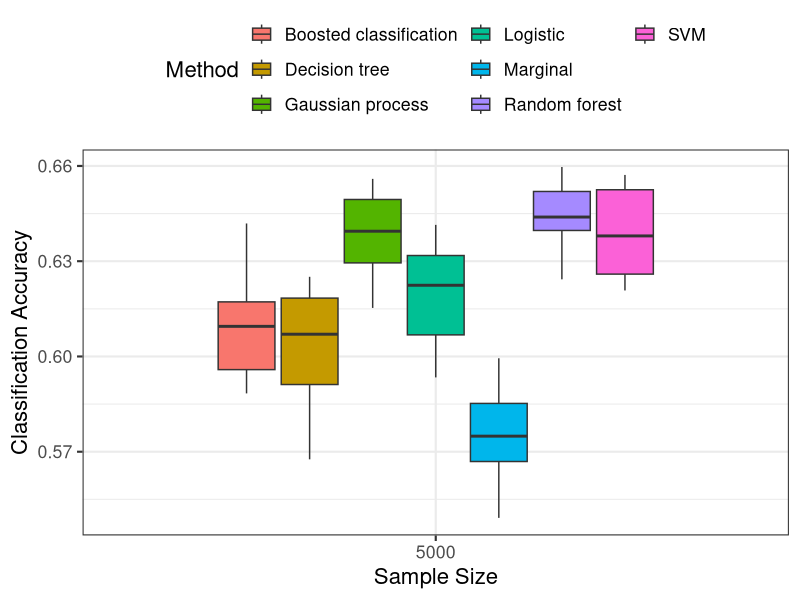
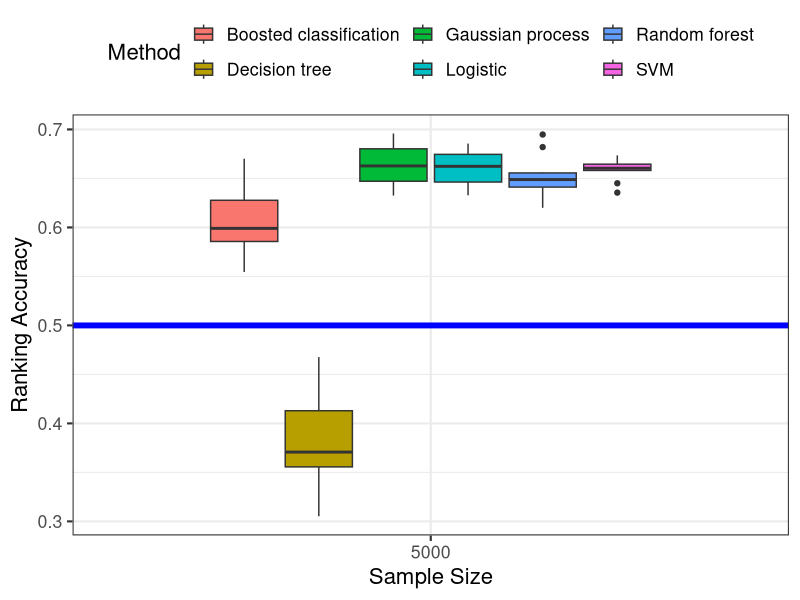
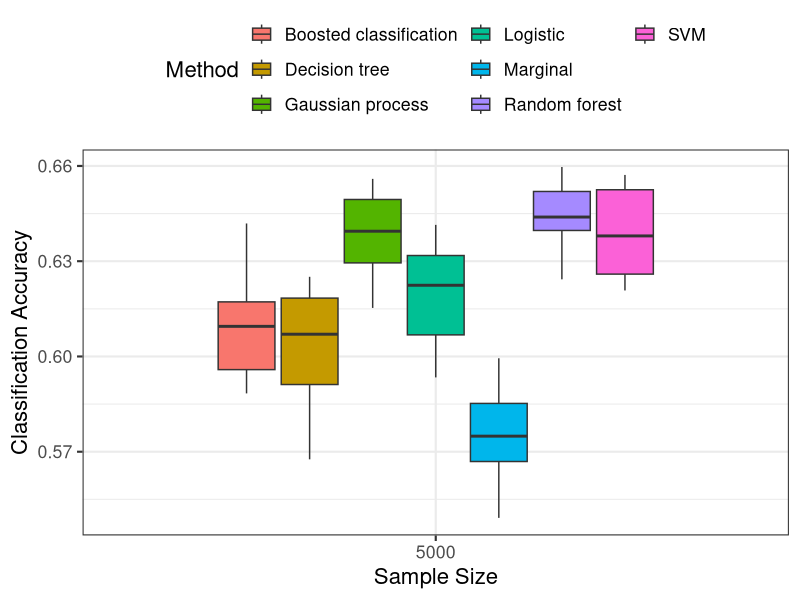
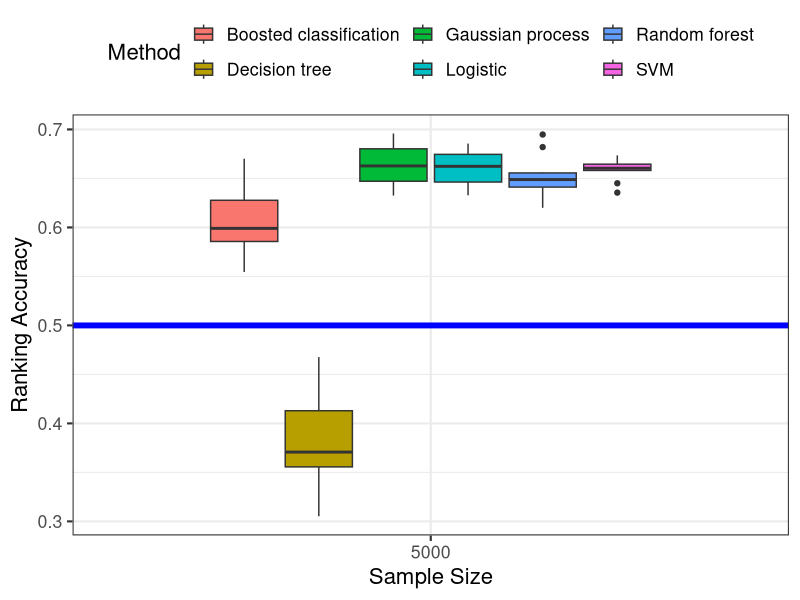

Recreate these plots in R, in order.
library(ggplot2)
library(plyr)
library(stringr)

d <- read.csv("one-day-horizon-results.csv")
d$method <- str_replace(d$method, "Boosted classification.+", "Boosted classification")
d$method <- str_replace(d$method, "SVM.+", "SVM")

d.summ <- ddply(d, .(method, nrecs), summarize, ranking.acc.median=median(ranking.accuracy))

g <- ggplot(subset(d, !(method %in% c("Uniform", "Random"))), aes(x=nrecs, y=class.accuracy)) + 
  geom_boxplot(aes(x=factor(nrecs), fill=method)) + 
  labs(x="Sample Size", y="Classification Accuracy") + 
  theme_bw(base_size=16) + theme(legend.position="top") + guides(fill=guide_legend(title="Method", ncol=3))
print(g)
png("writeup/figures/class-performance-by-sample-size.png", width=800, height=400)
print(g)
dev.off()

g <- ggplot(subset(d, !(method %in% c("Uniform", "Marginal", "Random"))), aes(x=nrecs, y=ranking.accuracy)) + 
    geom_boxplot(aes(x=factor(nrecs), fill=method)) + 
    labs(x="Sample Size", y="Ranking Accuracy") + geom_hline(yintercept=0.5, color="blue", size=2) + 
    theme_bw(base_size=16) + theme(legend.position="top") + guides(fill=guide_legend(title="Method", ncol=3))
print(g)
png("writeup/figures/performance-by-sample-size.png", width=800, height=400)
print(g)
dev.off()



